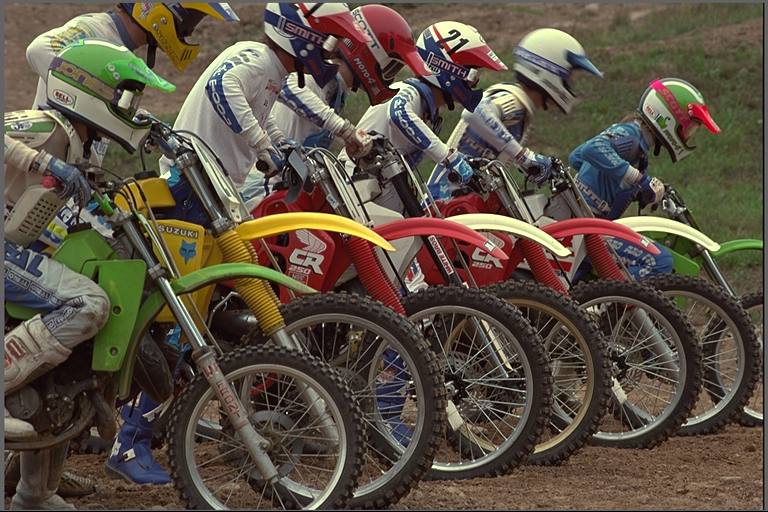
#> input picture Original.png, 768 x 512 px
$ jupyter execute preassignment.ipynb   (shell and % lines are left out)
#> lines starting #> are read from the running program, lines starting #| are printed output that depends on the picture
[cell 1]
"""
Author: Carson Tang
"""

from __future__ import print_function

import matplotlib.image as mpimg
import matplotlib.pyplot as plt
import numpy as np

from PIL import Image

plt.rcParams['figure.figsize'] = (10.0, 8.0) # set default size of plots

# for auto-reloading external modules
# see http://stackoverflow.com/questions/1907993/autoreload-of-modules-in-ipython

[cell 2]
original = Image.open('Original.png')
#> original is the input picture: PIL image 768x512 RGB; mean R, G, B 91.5, 81, 67.5
plt.imshow(original)
plt.title('Original')
plt.show()

[cell 3]
rotated = Image.open('Original.png')
for rot_angle in [15, 15, 15, 15, 15, 15, -90]:
    rotated = rotated.rotate(rot_angle)
#> this loop made 7 passes
#> pass 1, `rotated = rotated.rotate(rot_angle)`:
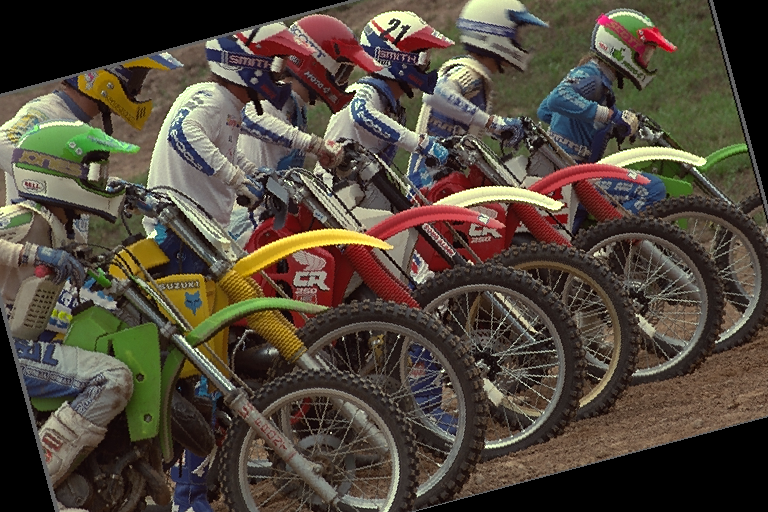
#> rotated: PIL image 768x512 RGB; mean R, G, B 81.4, 72, 60
#> pass 2, `rotated = rotated.rotate(rot_angle)`:
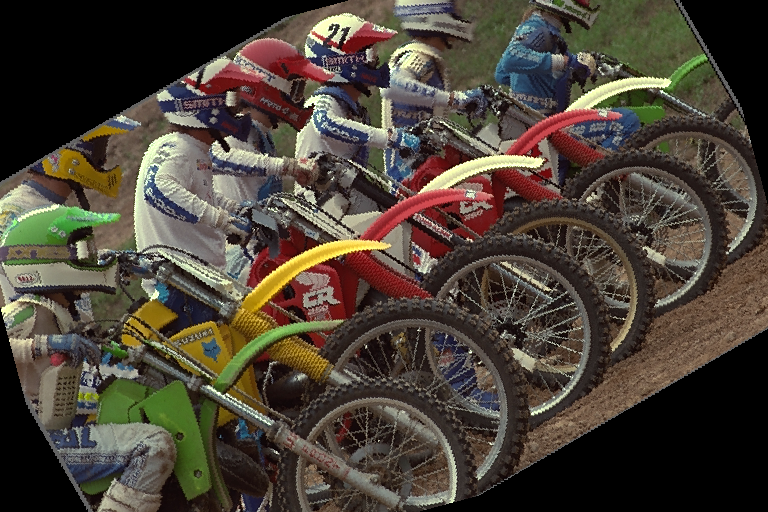
#> rotated: PIL image 768x512 RGB; mean R, G, B 75, 66.3, 55.3
#> pass 3, `rotated = rotated.rotate(rot_angle)`:
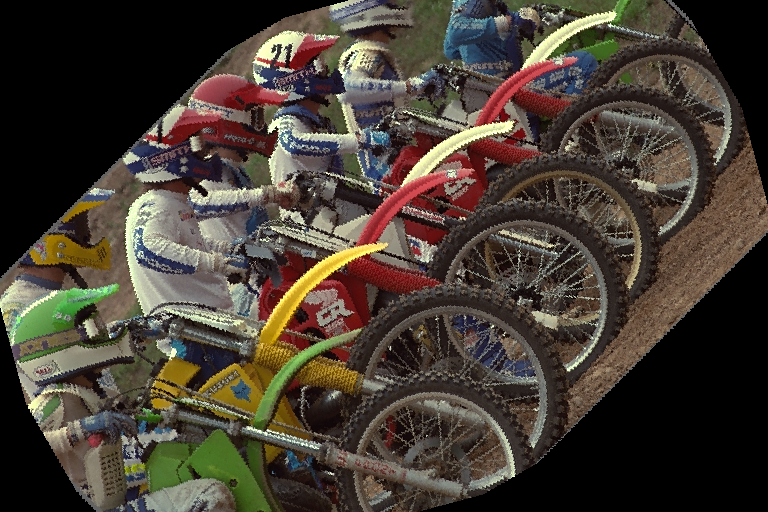
#> rotated: PIL image 768x512 RGB; mean R, G, B 70.8, 62.1, 51.9
#> after the loop:
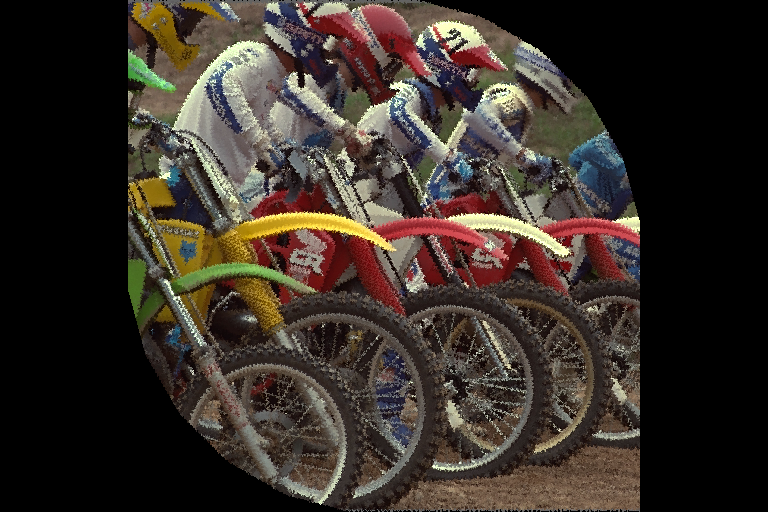
#> rotated: PIL image 768x512 RGB; mean R, G, B 56.1, 47.5, 40.5
plt.imshow(rotated)
plt.title('Rotated')
plt.show()

[cell 4]
np_original = np.array(original)
np_rotated = np.array(rotated)

diff = np_original - np_rotated
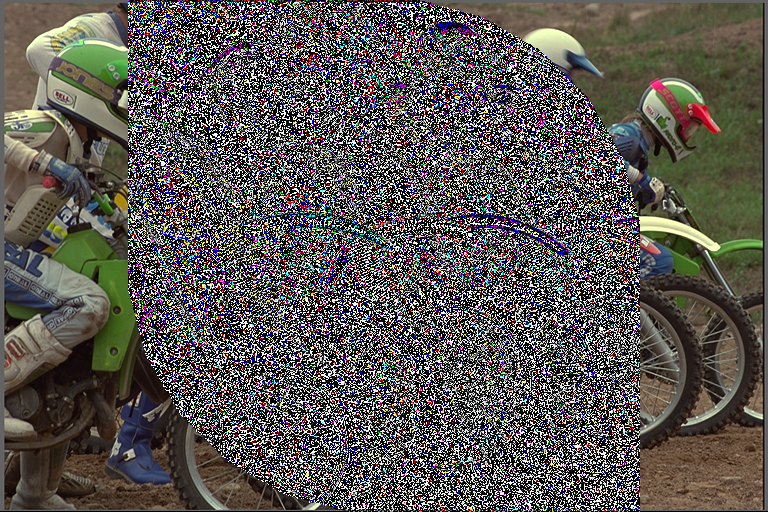
#> diff: shape (512, 768, 3); mean R, G, B 89.5, 87.7, 81.4
diff *= 4
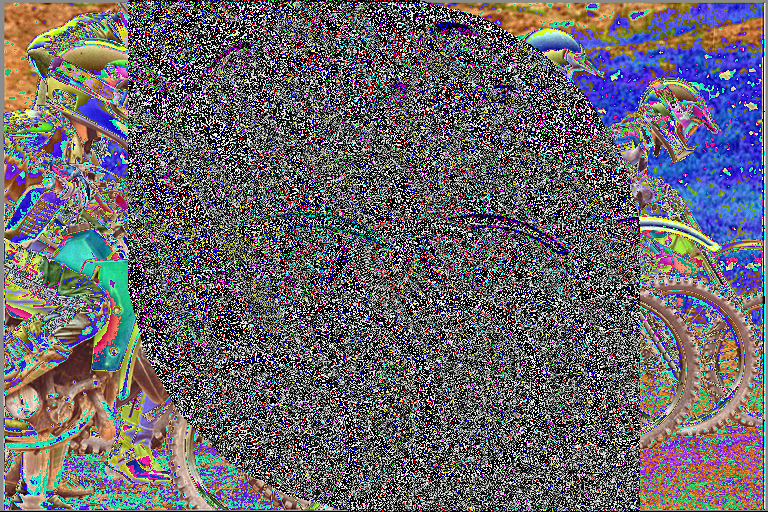
#> diff: shape (512, 768, 3); mean R, G, B 104.2, 101.6, 105.6
diff += 128
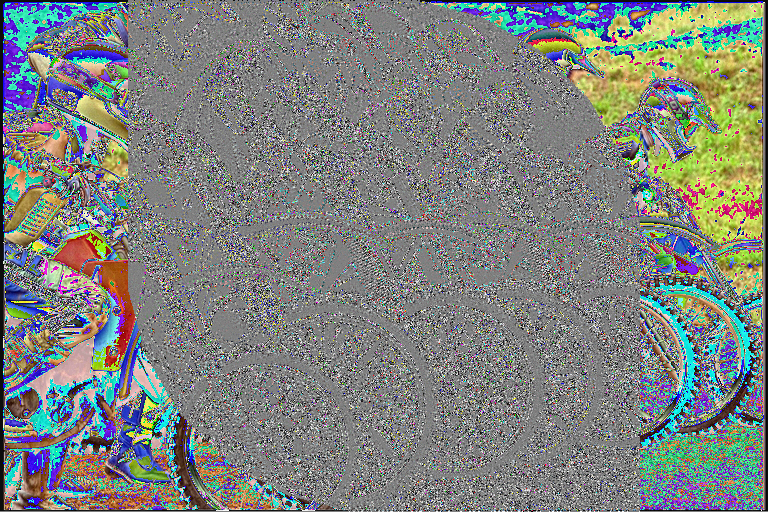
#> diff: shape (512, 768, 3); mean R, G, B 125.5, 130, 126.2
plt.subplot(1, 2, 1)
plt.imshow(diff)
plt.title('My Difference')
plt.subplot(1, 2, 2)
plt.imshow(mpimg.imread('Difference.png'))
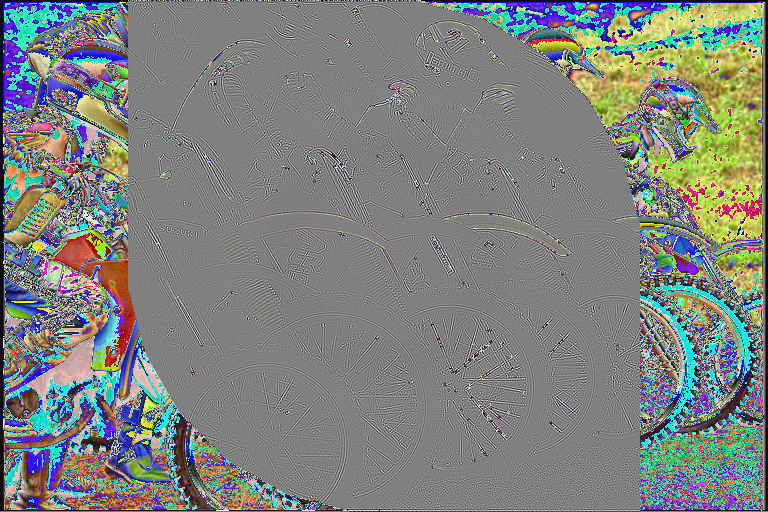
#> input picture Difference.png, 768 x 512 px
plt.title('Szeliski\'s Difference')
plt.show()
